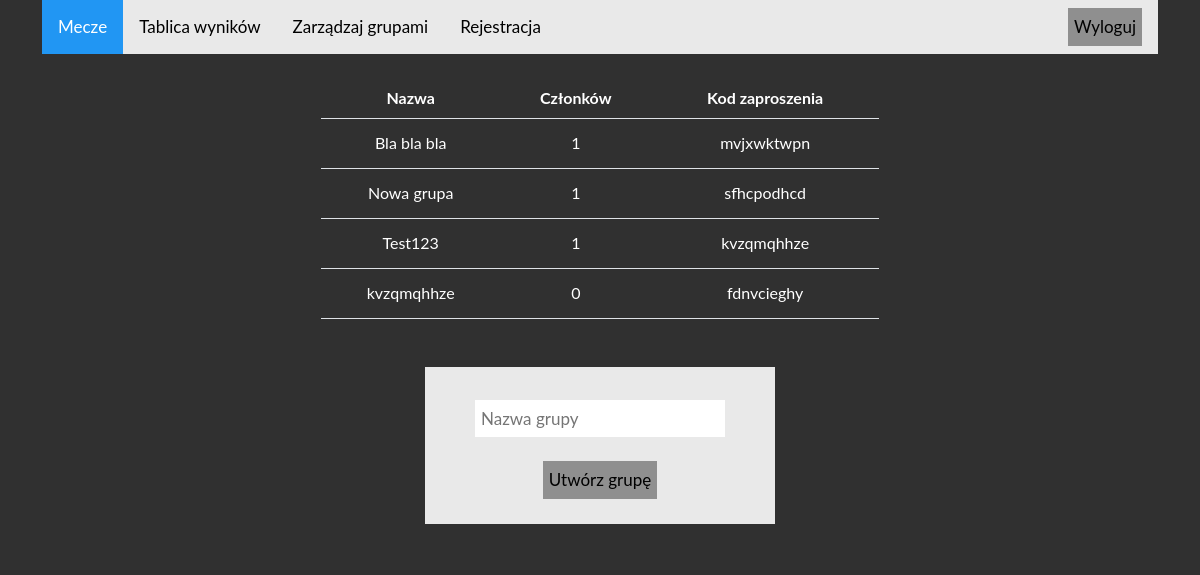
The app's page /groups (signed in) with its own data.
### tables this page shows
CREATE TABLE "groups" (
	"id"	integer,
	"admin"	varchar(100) NOT NULL,
	"nazwa_grupy"	varchar(200) NOT NULL UNIQUE,
	"kod"	text UNIQUE,
	PRIMARY KEY("id" AUTOINCREMENT)
);

### app.py (the view)
@app.route('/groups')
def groups():
    if not 'user' in session:
        flash('Nie jesteś zalogowany')
        return redirect(url_for('signup'))
    db = get_db()
    query = """
    select
        g.nazwa_grupy nazwa,
        g.kod,
        count(distinct gu.user_id) czlonkow
    from groups g
    left join group_users gu
        on g.id = gu.group_id
    where g.admin = ?
    group by g.nazwa_grupy, g.kod
    """
    c = db.execute(query, [session['user']])
    groups = c.fetchall()
    return render_template('groups.html', groups=groups)

### app.py (called while the page is built)
def get_db():
    if not hasattr(g, 'sqlite_db'):
        conn = sqlite3.connect(app_info['db_file'])
        conn.row_factory = sqlite3.Row
        g.sqlite_db = conn
    return g.sqlite_db

### templates/groups.html
{% extends "base.html" %}
{% block content %}
<table class="table" style="width:50%">
  <thead>
  <tr>
  <th scope="col">Nazwa</th>
  <th scope="col">Członków</th>
  <th scope="col">Kod zaproszenia</th>
  </tr>
  </thead>
  <tbody>
  {% for g in groups %}
  <tr>
  <td>{{ g.nazwa }}</td>
  <td>{{ g.czlonkow }}</td>
  <td>{{ g.kod }}</td>
  </tr>
  {% endfor %}
  </tbody>
</table>
<br><br>
<div class="login-container" id="rejestracja">
    <form method="POST" action={{ url_for('create_group') }}>
      <input type="text" placeholder="Nazwa grupy" name="new_group_name"><br><br>
      <button type="submit">Utwórz grupę</button>
    </form>
</div>
<br>
{% endblock %}

### static/styles/style.css (style rules this page uses)
body { background: #303030; color: #ffffff; font-family: 'Lato', sans-serif; }
.table { color: #ffffff; margin: auto; text-align: center; vertical-align: middle; }
.table td { height: 50px; }
* { box-sizing: border-box; }
#rejestracja { background-color: #e9e9e9; width: 350px; padding: 25px; text-align: center; margin-left: auto; margin-right: auto; }
#rejestracja input { padding: 6px; margin-top: 8px; font-size: 17px; border: none; width: 250px; }
#rejestracja button { padding: 6px; background: #8f8f8f; font-size: 17px; border: none; cursor: pointer; }

### records on screen
groups: nazwa "Bla bla bla", czlonkow "1", kod "mvjxwktwpn"
groups: nazwa "Nowa grupa", czlonkow "1", kod "sfhcpodhcd"
groups: nazwa "Test123", czlonkow "1", kod "kvzqmqhhze"
groups: nazwa "kvzqmqhhze", czlonkow "0", kod "fdnvcieghy"
